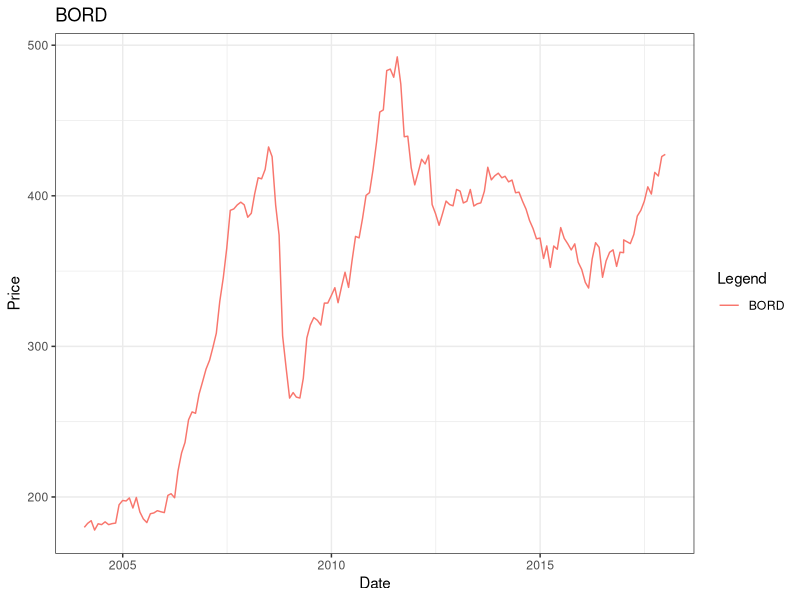
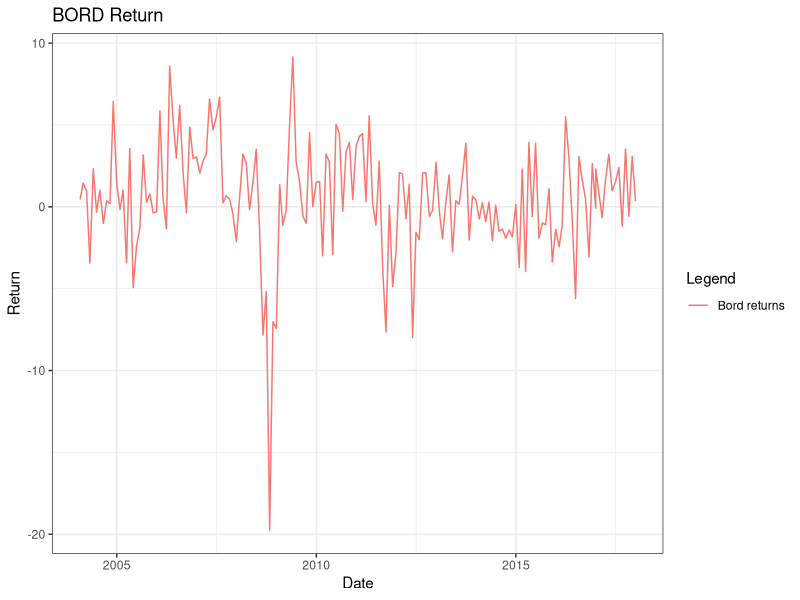
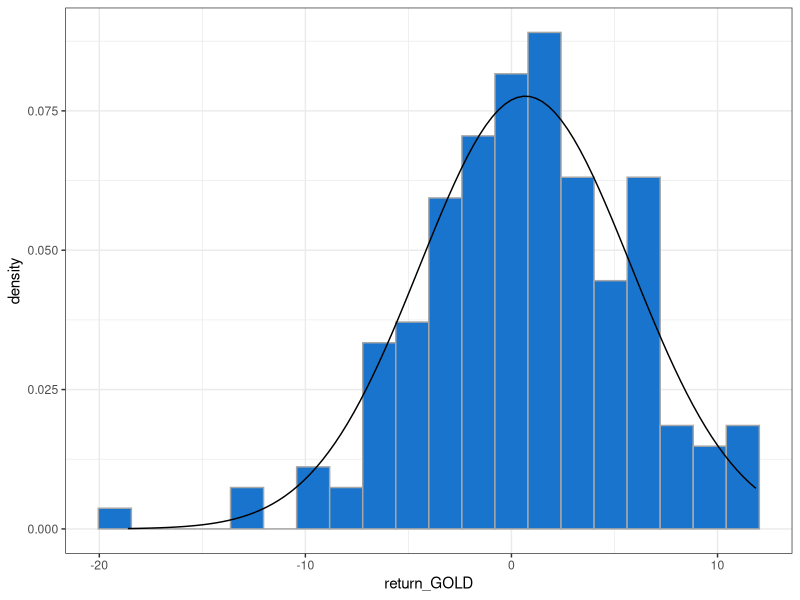

These figures' R source, in order:
### Finacial Econometrics: Homework 1 --- Frohmolz Claire, Ceneda Nicolo, Gnecco Pietro



# PRELIMINARY: Prepare Rstudio by clearing the environment and importing the relevant packages.

rm(list=ls())                                                     # Clear the environment

library(ggplot2)                                                  # Plotting system
library(xts)                                                      # Creating/using time series
library(fBasics)                                                  # Exploring basic properties of financial returns
library(tseries)                                                  # Analyzing time series


# QUESTION 1:Load s1 data.txt into RStudio.

data<- read.table("s1_data.txt",header = TRUE,sep= "\t")          # Import the data, containing a header and separated by a tab
date <- as.Date(data$date)                                        # Transform "date" which is categorical into a date
time_series <- xts(x = data[-1], order.by = date)                 # Transform the dataframe into time series, excluding the first column "date"
remove(date)                                                      # Delete "date" since it has been included into "time_series"

start(time_series)                                                # Display start date of "time_series"
end(time_series)                                                  # Display end date of "time_series"
periodicity(time_series)                                          # Display the frequency of the data in "time_series"


# QUESTION 2: Calculate the monthly logarithmic returns of SP500, SMIUSD, GOLD, BORD and MSCIE. Convert the risk-free rate to monthly values. 
#             Subsample your data to start in January 2004. Report the mean logarithmic return for GOLD and SMIUSD.

time_series$return_SP500 <- 100*diff(log(time_series$SP500))      # Monthly logarithmic returns of SP500 in percentage
time_series$return_SMIUSD <- 100*diff(log(time_series$SMIUSD))    # Monthly logarithmic returns of SMIUSD in percentage
time_series$return_MSCIE <- 100*diff(log(time_series$MSCIE))      # Monthly logarithmic returns of MSCIE in percentage
time_series$return_GOLD <- 100*diff(log(time_series$GOLD))        # Monthly logarithmic returns of GOLD in percentage
time_series$return_BORD <- 100*diff(log(time_series$BORD))        # Monthly logarithmic returns of BORD in percentage

time_series$monthly_USRF <- time_series$USRF/12                   # Monthly risk free rate in percentage

subset_time_series <- time_series['2004-01/']                     # Subsampling data to start in January 2004

mean_return_GOLD <- mean(subset_time_series$return_GOLD)          # Mean logarithmic return for GOLD in percentage
print(paste0("The mean log return of GOLD is ",                   # Display the mean value
             round(mean_return_GOLD,3),"%"))
mean_return_SMIUSD <- mean(subset_time_series$return_SMIUSD)      # Mean logarithmic return for SMIUSD in percentage
print(paste0("The mean log return of SMIUSD is ",                 # Display the mean value
             round(mean_return_SMIUSD,3),"%"))


# QUESTION 3: In separate graphs, plot the time series of BORD index and of BORD returns, using ggplot2.

plot1 <- ggplot(subset_time_series,                               # BORD time series graph
         aes(x=time(subset_time_series))) +                       # X axis   
         geom_line(aes(y=BORD,colour="BORD")) +                   # Y axis
         labs(x="Date", y="Price") +                              # Labels
         scale_color_discrete(name="Legend") +                    # Legend label
         ggtitle("BORD") +                                        # Graph title
         theme_bw()                                               # Theme
plot1                                                             # Display the graph

plot2 <- ggplot(subset_time_series,                               # BORD returns time series graph
         aes(x=time(subset_time_series))) +                       # X axis  
         geom_line(aes(y=return_BORD,colour="Bord returns")) +    # Y axis 
         labs(x="Date", y="Return") +                             # Labels
         scale_color_discrete(name="Legend") +                    # Legend label
         ggtitle("BORD Return")+                                  # Graph title
         theme_bw()                                               # Theme
plot2                                                             # Display the graph


# QUESTION 4: Test the null hypothesis that the average monthly return of BORD is significantly different from zero at the 5% level. Report 
#             the t-stat and whether you reject or cannot reject the null.

t_test_return_BORD=suppressWarnings(t.test(subset_time_series$    # Two sided t-test on BORD average monthly return
                        return_BORD, alternative = "two.sided", 
                        mu = 0, conf.level = 0.95))
print(paste0("The t-statistic of return_BOARD is ",               # Display the t-stat
             round(t_test_return_BORD$statistic,3)))      

# Check the result obtained
T_return_BORD <- nrow(subset_time_series$return_BORD)             # Number of observations
st_er_return_BORD <- sd(subset_time_series$return_BORD)/          # Standard error
                     sqrt(T_return_BORD)  
mean_return_BORD <- mean(subset_time_series$return_BORD)          # Mean value: repeated but it had already been computed
t_stat_return_BORD_test <- (mean_return_BORD-0)/                  # t-statistic
                           st_er_return_BORD         
t_stat_return_BORD_test                                           # Display the t-stat


# QUESTION 5: Calculate the 95% confidence interval around the mean value of GOLD. Can you be 95% sure that GOLD has been a better (in terms
#             of average return) investment than the risk-free rate?

t_test_return_GOLD=suppressWarnings(t.test(subset_time_series$    # Two sided t-test on GOLD average monthly return
                      return_GOLD, alternative = "two.sided",
                      mu = 0, conf.level = 0.95))
print(paste0("The upper bound of the confidence interval is ",    # Display the confidence interval
             round(t_test_return_GOLD$conf.int[2],3), 
             ". The lower bound is ",
             round(t_test_return_GOLD$conf.int[1],3))) 

mean_return_USRF <- mean(subset_time_series$monthly_USRF)         # Average return of the risk free asset

suppressWarnings(t.test(subset_time_series$return_GOLD,           # Two sided paired t-test on GOLD and risk free rate returns
                        subset_time_series$monthly_USRF, 
                        alternative = "two.sided",
                        conf.level = 0.95, paired = TRUE))


# QUESTION 6: Calculate the correlation matrix of the five risky assets' returns. With which assets are BORD and GOLD most correlated, 
#             respectively?

return_matrix <- cbind(subset_time_series$return_SP500,           # Matrix where each column contains an asset's return series
                       subset_time_series$return_SMIUSD,                   
                       subset_time_series$return_MSCIE,
                       subset_time_series$return_GOLD, 
                       subset_time_series$return_BORD) 

cor(return_matrix)                                                # Correlation matrix

cor_BORD <- cor(return_matrix)[,"return_BORD"]                    # We define which asset is correlated the most with BORD
which.max( cor_BORD [cor_BORD<1] )                             
cor_GOLD <- cor(return_matrix)[,"return_GOLD"]                    # We define which asset is correlated the most with GOLD
which.max( cor_GOLD [cor_GOLD<1] )                         


# QUESTION 7: Among the five risky assets, report the asset with the lowest excess kurtosis and the corresponding excess kurtosis coeficient. 
#             Use ggplot2 to plot a histogram for this asset's returns, fitting a normal distribution using the sample mean and variance. 
#             Is the histogram of the returns approximately normal?

excess_kurtosis <- (basicStats(return_matrix)["Kurtosis",])       # Excess kurtosis of each asset
lowest_excess_kurtosis <- which.min(abs(basicStats(return_matrix) # asset with the lowest excess kurtosis
                          ["Kurtosis",]))   

print(paste0(colnames(return_matrix[,lowest_excess_kurtosis]),    # Display the name of the asset with the lowest excess kurtosis and the value
             " has the lowest excess kurtosis ", 
             "with a value of ", round(min(excess_kurtosis),3)))

return_GOLD <- subset_time_series$return_GOLD                     # Rename the time series of GOLD returns
histogram <- ggplot(return_matrix, aes (x=return_GOLD)) +         # Plot the histogram and define its aesthetic
             geom_histogram(aes(y = ..density.. ), 
             bins = 20, color = "gray65", fill = "dodgerblue3") +
             theme_bw() +
             stat_function(fun=dnorm,
             args = list(mean(return_GOLD), sd(return_GOLD)))
histogram

jarque.bera.test(return_GOLD)                                     #Jarque-Bera test


# QUESTION 8: Report which of the five risky assets is farthest from a normal distribution and report its Jarque-Bera test statistic.

worst_kurtosis <- which.max(abs(basicStats(return_matrix)         # Which asset has the highest absolute value of excess Kurtosis
                   ["Kurtosis",]))            
worst_skewness <- which.max(abs(basicStats(return_matrix)         # Which asset has the highest absolute value of Skewness
                   ["Skewness",]))         

JB_stat <- jarque.bera.test(subset_time_series$return_SP500)      # Jarque-Bera test for SP500 

print(paste0("The asset which is farthes from normal is ",        # Display the name of the asset farthest from a normal distribution and its JB 
             colnames(return_matrix[1,lowest_excess_kurtosis]), 
             " with a JB value of ",
             round(jarque.bera.test(subset_time_series$
             return_SP500)$statistic[1],3)))


# QUESTION 9: Calculate the expected return of an equally-weighted portfolio of all five risky assets and its Sharpe ratio. Report the former 
#             in percent per month and the latter in fractions of 1.

portfolio_results <- data.frame(0,0)                              # Set a blank dataframe
return_matrix$portfolio_return <- rowMeans(return_matrix)         # Equally weighted portfolio monthly returns             
portfolio_expected_retrun<-mean(return_matrix$portfolio_return)   # Equally wieghted portfolio expected return
portfolio_results[1,1] <- portfolio_expected_retrun               # Assign the expected return value to the dataframe
portfolio_sharpe_ratio <- mean(return_matrix$portfolio_return-    # Equally wieghted portfolio sharpe ratio
                          subset_time_series$monthly_USRF)/
                          sd(return_matrix$portfolio_return)
portfolio_results[1,2] <- portfolio_sharpe_ratio                  # Assign sharpe ratio value to the dataframe
colnames(portfolio_results) <- c("expected_return_portfolio",     # Set output vector column names
                               "sharpe_ratio_portfolio")
portfolio_results                                                 # Print portfolio result vector


# QUESTION 10: Test if the above average return is statistically different from zero by calculating a 95% confidence interval around the 
#              expected return. Report the interval and the inference conclusion.

t_test_return_portfolio <- suppressWarnings(t.test
                           (return_matrix$portfolio_return,        # two sided t test at 95% confidence level
                           alternative = "two.sided",                            
                           conf.level = 0.95))

print(paste0("The upper bound of the confidence interval is ",     # Display the confidence interval
             round(t_test_return_portfolio$conf.int[2],3), 
             ". The lower bound is ",
             round(t_test_return_portfolio$conf.int[1],3))) 


# QUESTION 11: In this question, we reconsider the whole sample (1962:01 - 2017:12). 

# QUESTION 11 a: The file_potus_by_party.txt has one single dummy variable taking a value of 1 if the President was a Democrat in a particular
#                year, and a value of 0 otherwise. Import this variable.

data2<-read.table("potus_by_party.txt",header = TRUE,sep= "\t")   # Import the data, containing a header and separated by a tab
date2 <- as.Date(data2$date)                                      # Transform "date" which is categorical into a date
time_series2 <- xts(x = data2[-1], order.by = date2)              # Transform the dataframe into time series, excluding the first column "date"
remove(date2)                                                     # Delete "date2" since it has been included into "time_series"

start(time_series2)                                               # Display start date of "time_series2"
end(time_series2)                                                 # Display end date of "time_series2"
periodicity(time_series2)                                         # Display the frequency of the data in "time_series2"


# QUESTION 11 b: Create a new series by summing the dividends and the index levels. Calculate the total return by dividing this new series by 
#                lagged prices.

time_series$monthly_SPDIV <- time_series$SPDIV/12                 # Monthly dividend
time_series$price_total_SP500 <- time_series$SP500 +              # Price of SP500 with dividend time series
                                 time_series$monthly_SPDIV        
time_series$return_total_SP500<-log(time_series$price_total_SP500/# Total return time series for S&P500
                                lag(time_series$SP500))
mean(time_series$return_total_SP500, na.rm=TRUE)                  # Expected total return for S&P500 is indeed 0.7904%


# QUESTION 11 c: Now, select only those dates when a Democrat president was in power and calculate the average total return.

time_series$party <- time_series2$party                           # Add the "party" column to the original time series
mean_return_democrat <- mean (time_series[time_series$party == 1, # S&P500 average return during under a Democart president
                        "return_total_SP500"],na.rm=TRUE)              


# QUESTION 11 d: Repeat the same exercise for the months under a Republican president.

mean_return_republican <- mean(time_series[time_series$party == 0,# S&P500 average return during under a Republican president
                          "return_total_SP500"],na.rm=TRUE)


# QUESTION 11 e: Use the t.test function of R to perform a two-sample t-test (not a paired one), comparing the two means. Report and interpret 
#                the results of this test. Are the two means significantly differen at the 5% level?

var.test((time_series[time_series$party == 0,                     # Test whether the variances of the two groups
        "return_total_SP500"]),(time_series
        [time_series$party == 1,"return_total_SP500"]))


suppressWarnings(t.test(time_series[time_series$party == 0,       # Two-sample test compairing the two means obtained in 11c - 11d
                                    "return_total_SP500"],   
                        time_series[time_series$party == 1,
                                    "return_total_SP500"], 
                        alternative = 'two.sided',                # Alternative hypothesis: the avergae returns differ from each other
                        conf.level = 0.95))

suppressWarnings(t.test(time_series[time_series$party == 0,       # Two-sample test compairing the two means obtained in 11c - 11d
                                    "return_total_SP500"],   
                        time_series[time_series$party == 1,
                                    "return_total_SP500"], 
                        alternative = 'less',                     # Alternative hypothesis: the mean difference is smaller than zero
                        conf.level = 0.95))

suppressWarnings(t.test(time_series[time_series$party == 0,       # Two-sample test compairing the two means obtained in 11c - 11d
                                    "return_total_SP500"],   
                        time_series[time_series$party == 1,
                                    "return_total_SP500"], 
                        alternative = 'greater',                  # Alternative hypothesis: the mean difference is greater than zero
                        conf.level = 0.95))

##
